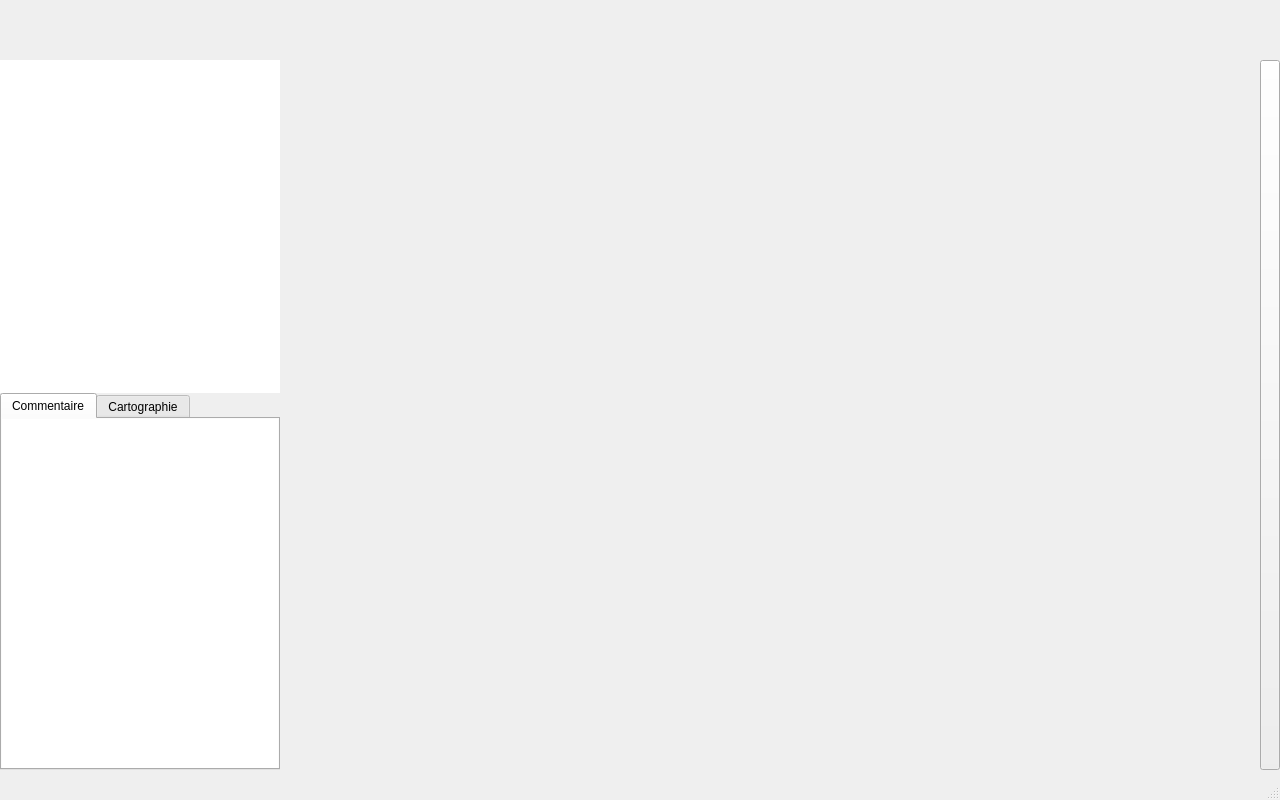
<?xml version="1.0" encoding="UTF-8"?>
<ui version="4.0">
 <class>AssemblyGui</class>
 <widget class="QMainWindow" name="AssemblyGui">
  <property name="geometry">
   <rect>
    <x>0</x>
    <y>0</y>
    <width>1280</width>
    <height>800</height>
   </rect>
  </property>
  <property name="sizePolicy">
   <sizepolicy hsizetype="MinimumExpanding" vsizetype="MinimumExpanding">
    <horstretch>0</horstretch>
    <verstretch>0</verstretch>
   </sizepolicy>
  </property>
  <property name="minimumSize">
   <size>
    <width>1280</width>
    <height>800</height>
   </size>
  </property>
  <property name="windowTitle">
   <string>Matisse 3</string>
  </property>
  <property name="windowIcon">
   <iconset resource="resources/resources.qrc">
    <normaloff>:/png/ifremer-grand.png</normaloff>:/png/ifremer-grand.png</iconset>
  </property>
  <property name="animated">
   <bool>false</bool>
  </property>
  <widget class="QWidget" name="centralwidget">
   <layout class="QVBoxLayout" name="verticalLayout">
    <property name="spacing">
     <number>0</number>
    </property>
    <property name="leftMargin">
     <number>0</number>
    </property>
    <property name="topMargin">
     <number>0</number>
    </property>
    <property name="rightMargin">
     <number>0</number>
    </property>
    <property name="bottomMargin">
     <number>0</number>
    </property>
    <item>
     <widget class="MainControllBar" name="_MCB_controllBar">
      <property name="sizePolicy">
       <sizepolicy hsizetype="Expanding" vsizetype="Fixed">
        <horstretch>0</horstretch>
        <verstretch>0</verstretch>
       </sizepolicy>
      </property>
      <property name="minimumSize">
       <size>
        <width>300</width>
        <height>60</height>
       </size>
      </property>
      <property name="maximumSize">
       <size>
        <width>16777215</width>
        <height>16777215</height>
       </size>
      </property>
      <property name="frameShape">
       <enum>QFrame::NoFrame</enum>
      </property>
      <property name="frameShadow">
       <enum>QFrame::Raised</enum>
      </property>
      <property name="lineWidth">
       <number>0</number>
      </property>
     </widget>
    </item>
    <item>
     <layout class="QHBoxLayout" name="_HLAY_mapCreationView">
      <property name="spacing">
       <number>0</number>
      </property>
      <item>
       <widget class="QSplitter" name="_SPLIT_leftMenu">
        <property name="enabled">
         <bool>true</bool>
        </property>
        <property name="sizePolicy">
         <sizepolicy hsizetype="Fixed" vsizetype="Expanding">
          <horstretch>0</horstretch>
          <verstretch>0</verstretch>
         </sizepolicy>
        </property>
        <property name="minimumSize">
         <size>
          <width>280</width>
          <height>678</height>
         </size>
        </property>
        <property name="maximumSize">
         <size>
          <width>16777215</width>
          <height>16777215</height>
         </size>
        </property>
        <property name="lineWidth">
         <number>0</number>
        </property>
        <property name="orientation">
         <enum>Qt::Vertical</enum>
        </property>
        <property name="handleWidth">
         <number>0</number>
        </property>
        <property name="childrenCollapsible">
         <bool>false</bool>
        </property>
        <widget class="QWidget" name="verticalLayoutWidget">
         <layout class="QVBoxLayout" name="verticalLayout_4">
          <property name="spacing">
           <number>0</number>
          </property>
          <property name="topMargin">
           <number>0</number>
          </property>
          <item>
           <widget class="QTreeWidget" name="_TRW_assemblies">
            <property name="sizePolicy">
             <sizepolicy hsizetype="Expanding" vsizetype="Expanding">
              <horstretch>0</horstretch>
              <verstretch>0</verstretch>
             </sizepolicy>
            </property>
            <property name="minimumSize">
             <size>
              <width>278</width>
              <height>200</height>
             </size>
            </property>
            <property name="maximumSize">
             <size>
              <width>16777215</width>
              <height>16777215</height>
             </size>
            </property>
            <property name="autoFillBackground">
             <bool>true</bool>
            </property>
            <property name="frameShape">
             <enum>QFrame::NoFrame</enum>
            </property>
            <property name="lineWidth">
             <number>0</number>
            </property>
            <property name="horizontalScrollBarPolicy">
             <enum>Qt::ScrollBarAlwaysOff</enum>
            </property>
            <property name="autoScroll">
             <bool>true</bool>
            </property>
            <property name="dragEnabled">
             <bool>true</bool>
            </property>
            <property name="dragDropMode">
             <enum>QAbstractItemView::DragOnly</enum>
            </property>
            <property name="defaultDropAction">
             <enum>Qt::LinkAction</enum>
            </property>
            <property name="alternatingRowColors">
             <bool>true</bool>
            </property>
            <property name="selectionMode">
             <enum>QAbstractItemView::SingleSelection</enum>
            </property>
            <property name="selectionBehavior">
             <enum>QAbstractItemView::SelectRows</enum>
            </property>
            <property name="iconSize">
             <size>
              <width>10</width>
              <height>10</height>
             </size>
            </property>
            <property name="horizontalScrollMode">
             <enum>QAbstractItemView::ScrollPerPixel</enum>
            </property>
            <property name="indentation">
             <number>20</number>
            </property>
            <property name="uniformRowHeights">
             <bool>true</bool>
            </property>
            <property name="itemsExpandable">
             <bool>true</bool>
            </property>
            <property name="headerHidden">
             <bool>true</bool>
            </property>
            <property name="columnCount">
             <number>1</number>
            </property>
            <attribute name="headerVisible">
             <bool>false</bool>
            </attribute>
            <attribute name="headerMinimumSectionSize">
             <number>100</number>
            </attribute>
            <column>
             <property name="text">
              <string notr="true">1</string>
             </property>
            </column>
           </widget>
          </item>
         </layout>
        </widget>
        <widget class="QStackedWidget" name="_SW_helperTabSets">
         <property name="sizePolicy">
          <sizepolicy hsizetype="Expanding" vsizetype="Expanding">
           <horstretch>0</horstretch>
           <verstretch>0</verstretch>
          </sizepolicy>
         </property>
         <property name="minimumSize">
          <size>
           <width>280</width>
           <height>200</height>
          </size>
         </property>
         <property name="maximumSize">
          <size>
           <width>16777215</width>
           <height>16777215</height>
          </size>
         </property>
         <property name="lineWidth">
          <number>0</number>
         </property>
         <property name="currentIndex">
          <number>0</number>
         </property>
         <widget class="QWidget" name="_WID_mapViewTabSet">
          <property name="sizePolicy">
           <sizepolicy hsizetype="Expanding" vsizetype="Expanding">
            <horstretch>0</horstretch>
            <verstretch>0</verstretch>
           </sizepolicy>
          </property>
          <property name="minimumSize">
           <size>
            <width>280</width>
            <height>200</height>
           </size>
          </property>
          <property name="maximumSize">
           <size>
            <width>16777215</width>
            <height>16777215</height>
           </size>
          </property>
          <layout class="QGridLayout" name="gridLayout_9">
           <property name="leftMargin">
            <number>0</number>
           </property>
           <property name="topMargin">
            <number>0</number>
           </property>
           <property name="rightMargin">
            <number>0</number>
           </property>
           <property name="bottomMargin">
            <number>0</number>
           </property>
           <property name="spacing">
            <number>0</number>
           </property>
           <item row="0" column="0">
            <widget class="MatisseTabWidget" name="_TW_mapViewTabs">
             <property name="sizePolicy">
              <sizepolicy hsizetype="Expanding" vsizetype="Expanding">
               <horstretch>0</horstretch>
               <verstretch>0</verstretch>
              </sizepolicy>
             </property>
             <property name="minimumSize">
              <size>
               <width>280</width>
               <height>200</height>
              </size>
             </property>
             <property name="maximumSize">
              <size>
               <width>16777215</width>
               <height>16777215</height>
              </size>
             </property>
             <property name="currentIndex">
              <number>0</number>
             </property>
             <property name="elideMode">
              <enum>Qt::ElideNone</enum>
             </property>
             <widget class="QWidget" name="_TABW_properties">
              <property name="sizePolicy">
               <sizepolicy hsizetype="Expanding" vsizetype="Expanding">
                <horstretch>0</horstretch>
                <verstretch>0</verstretch>
               </sizepolicy>
              </property>
              <property name="minimumSize">
               <size>
                <width>280</width>
                <height>150</height>
               </size>
              </property>
              <property name="maximumSize">
               <size>
                <width>16777215</width>
                <height>16777215</height>
               </size>
              </property>
              <attribute name="title">
               <string>Commentaire</string>
              </attribute>
              <layout class="QGridLayout" name="gridLayout_3">
               <property name="leftMargin">
                <number>0</number>
               </property>
               <property name="topMargin">
                <number>0</number>
               </property>
               <property name="rightMargin">
                <number>0</number>
               </property>
               <property name="bottomMargin">
                <number>0</number>
               </property>
               <property name="spacing">
                <number>0</number>
               </property>
               <item row="0" column="0">
                <widget class="QTreeWidget" name="_TRW_assemblyInfo">
                 <property name="sizePolicy">
                  <sizepolicy hsizetype="Expanding" vsizetype="Expanding">
                   <horstretch>0</horstretch>
                   <verstretch>0</verstretch>
                  </sizepolicy>
                 </property>
                 <property name="minimumSize">
                  <size>
                   <width>280</width>
                   <height>150</height>
                  </size>
                 </property>
                 <property name="maximumSize">
                  <size>
                   <width>16777215</width>
                   <height>16777215</height>
                  </size>
                 </property>
                 <property name="frameShape">
                  <enum>QFrame::NoFrame</enum>
                 </property>
                 <property name="lineWidth">
                  <number>0</number>
                 </property>
                 <property name="horizontalScrollBarPolicy">
                  <enum>Qt::ScrollBarAlwaysOff</enum>
                 </property>
                 <property name="autoScroll">
                  <bool>false</bool>
                 </property>
                 <property name="autoScrollMargin">
                  <number>0</number>
                 </property>
                 <property name="alternatingRowColors">
                  <bool>true</bool>
                 </property>
                 <property name="selectionMode">
                  <enum>QAbstractItemView::NoSelection</enum>
                 </property>
                 <property name="indentation">
                  <number>0</number>
                 </property>
                 <property name="wordWrap">
                  <bool>true</bool>
                 </property>
                 <property name="columnCount">
                  <number>2</number>
                 </property>
                 <attribute name="headerVisible">
                  <bool>false</bool>
                 </attribute>
                 <attribute name="headerDefaultSectionSize">
                  <number>100</number>
                 </attribute>
                 <attribute name="headerMinimumSectionSize">
                  <number>100</number>
                 </attribute>
                 <column>
                  <property name="text">
                   <string notr="true">Champ</string>
                  </property>
                 </column>
                 <column>
                  <property name="text">
                   <string>Valeur</string>
                  </property>
                 </column>
                </widget>
               </item>
              </layout>
             </widget>
             <widget class="QWidget" name="_TABW_mapLayers">
              <property name="sizePolicy">
               <sizepolicy hsizetype="Expanding" vsizetype="Expanding">
                <horstretch>0</horstretch>
                <verstretch>0</verstretch>
               </sizepolicy>
              </property>
              <property name="minimumSize">
               <size>
                <width>280</width>
                <height>150</height>
               </size>
              </property>
              <property name="maximumSize">
               <size>
                <width>16777215</width>
                <height>16777215</height>
               </size>
              </property>
              <attribute name="title">
               <string>Cartographie</string>
              </attribute>
              <layout class="QGridLayout" name="gridLayout_7">
               <property name="leftMargin">
                <number>0</number>
               </property>
               <property name="topMargin">
                <number>0</number>
               </property>
               <property name="rightMargin">
                <number>0</number>
               </property>
               <property name="bottomMargin">
                <number>0</number>
               </property>
               <property name="spacing">
                <number>0</number>
               </property>
               <item row="0" column="1">
                <widget class="QListWidget" name="_LW_mapLayers">
                 <property name="sizePolicy">
                  <sizepolicy hsizetype="Expanding" vsizetype="Expanding">
                   <horstretch>0</horstretch>
                   <verstretch>0</verstretch>
                  </sizepolicy>
                 </property>
                 <property name="minimumSize">
                  <size>
                   <width>280</width>
                   <height>150</height>
                  </size>
                 </property>
                 <property name="maximumSize">
                  <size>
                   <width>16777215</width>
                   <height>16777215</height>
                  </size>
                 </property>
                 <property name="frameShape">
                  <enum>QFrame::NoFrame</enum>
                 </property>
                 <property name="lineWidth">
                  <number>0</number>
                 </property>
                </widget>
               </item>
              </layout>
             </widget>
            </widget>
           </item>
          </layout>
         </widget>
         <widget class="QWidget" name="_WID_creationViewTabSet">
          <property name="sizePolicy">
           <sizepolicy hsizetype="Expanding" vsizetype="Expanding">
            <horstretch>0</horstretch>
            <verstretch>0</verstretch>
           </sizepolicy>
          </property>
          <property name="minimumSize">
           <size>
            <width>280</width>
            <height>200</height>
           </size>
          </property>
          <property name="maximumSize">
           <size>
            <width>16777215</width>
            <height>16777215</height>
           </size>
          </property>
          <layout class="QGridLayout" name="gridLayout_8">
           <property name="leftMargin">
            <number>0</number>
           </property>
           <property name="topMargin">
            <number>0</number>
           </property>
           <property name="rightMargin">
            <number>0</number>
           </property>
           <property name="bottomMargin">
            <number>0</number>
           </property>
           <property name="spacing">
            <number>0</number>
           </property>
           <item row="0" column="0">
            <widget class="MatisseTabWidget" name="_TW_creationViewTabs">
             <property name="sizePolicy">
              <sizepolicy hsizetype="Expanding" vsizetype="Expanding">
               <horstretch>0</horstretch>
               <verstretch>0</verstretch>
              </sizepolicy>
             </property>
             <property name="minimumSize">
              <size>
               <width>280</width>
               <height>200</height>
              </size>
             </property>
             <property name="maximumSize">
              <size>
               <width>16777215</width>
               <height>16777215</height>
              </size>
             </property>
             <property name="currentIndex">
              <number>0</number>
             </property>
             <property name="elideMode">
              <enum>Qt::ElideNone</enum>
             </property>
             <widget class="QWidget" name="_TABW_inputs">
              <property name="sizePolicy">
               <sizepolicy hsizetype="Expanding" vsizetype="Expanding">
                <horstretch>0</horstretch>
                <verstretch>0</verstretch>
               </sizepolicy>
              </property>
              <property name="minimumSize">
               <size>
                <width>280</width>
                <height>150</height>
               </size>
              </property>
              <property name="maximumSize">
               <size>
                <width>16777215</width>
                <height>16777215</height>
               </size>
              </property>
              <attribute name="title">
               <string>Sources</string>
              </attribute>
              <layout class="QGridLayout" name="gridLayout_4">
               <property name="leftMargin">
                <number>0</number>
               </property>
               <property name="topMargin">
                <number>5</number>
               </property>
               <property name="rightMargin">
                <number>0</number>
               </property>
               <property name="bottomMargin">
                <number>0</number>
               </property>
               <property name="spacing">
                <number>0</number>
               </property>
               <item row="0" column="0">
                <widget class="QListWidget" name="_LW_inputs">
                 <property name="sizePolicy">
                  <sizepolicy hsizetype="Expanding" vsizetype="Expanding">
                   <horstretch>0</horstretch>
                   <verstretch>0</verstretch>
                  </sizepolicy>
                 </property>
                 <property name="minimumSize">
                  <size>
                   <width>280</width>
                   <height>150</height>
                  </size>
                 </property>
                 <property name="maximumSize">
                  <size>
                   <width>16777215</width>
                   <height>16777215</height>
                  </size>
                 </property>
                 <property name="frameShape">
                  <enum>QFrame::NoFrame</enum>
                 </property>
                 <property name="lineWidth">
                  <number>0</number>
                 </property>
                 <property name="dragDropMode">
                  <enum>QAbstractItemView::DragOnly</enum>
                 </property>
                 <property name="defaultDropAction">
                  <enum>Qt::CopyAction</enum>
                 </property>
                 <property name="alternatingRowColors">
                  <bool>true</bool>
                 </property>
                 <property name="selectionBehavior">
                  <enum>QAbstractItemView::SelectRows</enum>
                 </property>
                 <property name="iconSize">
                  <size>
                   <width>50</width>
                   <height>60</height>
                  </size>
                 </property>
                 <property name="gridSize">
                  <size>
                   <width>0</width>
                   <height>60</height>
                  </size>
                 </property>
                 <property name="uniformItemSizes">
                  <bool>true</bool>
                 </property>
                 <property name="selectionRectVisible">
                  <bool>true</bool>
                 </property>
                </widget>
               </item>
              </layout>
             </widget>
             <widget class="QWidget" name="_TABW_processors">
              <property name="sizePolicy">
               <sizepolicy hsizetype="Expanding" vsizetype="Expanding">
                <horstretch>0</horstretch>
                <verstretch>0</verstretch>
               </sizepolicy>
              </property>
              <property name="minimumSize">
               <size>
                <width>280</width>
                <height>150</height>
               </size>
              </property>
              <property name="maximumSize">
               <size>
                <width>16777215</width>
                <height>16777215</height>
               </size>
              </property>
              <attribute name="title">
               <string>Processeurs</string>
              </attribute>
              <layout class="QGridLayout" name="gridLayout_5">
               <property name="leftMargin">
                <number>0</number>
               </property>
               <property name="topMargin">
                <number>5</number>
               </property>
               <property name="rightMargin">
                <number>0</number>
               </property>
               <property name="bottomMargin">
                <number>0</number>
               </property>
               <property name="spacing">
                <number>0</number>
               </property>
               <item row="0" column="0">
                <widget class="QListWidget" name="_LW_processors">
                 <property name="sizePolicy">
                  <sizepolicy hsizetype="Expanding" vsizetype="Expanding">
                   <horstretch>0</horstretch>
                   <verstretch>0</verstretch>
                  </sizepolicy>
                 </property>
                 <property name="minimumSize">
                  <size>
                   <width>280</width>
                   <height>150</height>
                  </size>
                 </property>
                 <property name="maximumSize">
                  <size>
                   <width>16777215</width>
                   <height>16777215</height>
                  </size>
                 </property>
                 <property name="frameShape">
                  <enum>QFrame::NoFrame</enum>
                 </property>
                 <property name="lineWidth">
                  <number>0</number>
                 </property>
                 <property name="dragDropMode">
                  <enum>QAbstractItemView::DragOnly</enum>
                 </property>
                 <property name="defaultDropAction">
                  <enum>Qt::CopyAction</enum>
                 </property>
                 <property name="alternatingRowColors">
                  <bool>true</bool>
                 </property>
                 <property name="selectionBehavior">
                  <enum>QAbstractItemView::SelectRows</enum>
                 </property>
                 <property name="iconSize">
                  <size>
                   <width>50</width>
                   <height>60</height>
                  </size>
                 </property>
                 <property name="gridSize">
                  <size>
                   <width>0</width>
                   <height>60</height>
                  </size>
                 </property>
                 <property name="uniformItemSizes">
                  <bool>true</bool>
                 </property>
                 <property name="selectionRectVisible">
                  <bool>true</bool>
                 </property>
                </widget>
               </item>
              </layout>
             </widget>
             <widget class="QWidget" name="_TABW_outputs">
              <property name="sizePolicy">
               <sizepolicy hsizetype="Expanding" vsizetype="Expanding">
                <horstretch>0</horstretch>
                <verstretch>0</verstretch>
               </sizepolicy>
              </property>
              <property name="minimumSize">
               <size>
                <width>280</width>
                <height>150</height>
               </size>
              </property>
              <property name="maximumSize">
               <size>
                <width>16777215</width>
                <height>16777215</height>
               </size>
              </property>
              <attribute name="title">
               <string>Destination</string>
              </attribute>
              <layout class="QGridLayout" name="gridLayout_6">
               <property name="leftMargin">
                <number>0</number>
               </property>
               <property name="topMargin">
                <number>5</number>
               </property>
               <property name="rightMargin">
                <number>0</number>
               </property>
               <property name="bottomMargin">
                <number>0</number>
               </property>
               <property name="spacing">
                <number>0</number>
               </property>
               <item row="0" column="0">
                <widget class="QListWidget" name="_LW_outputs">
                 <property name="minimumSize">
                  <size>
                   <width>280</width>
                   <height>150</height>
                  </size>
                 </property>
                 <property name="maximumSize">
                  <size>
                   <width>16777215</width>
                   <height>16777215</height>
                  </size>
                 </property>
                 <property name="frameShape">
                  <enum>QFrame::NoFrame</enum>
                 </property>
                 <property name="lineWidth">
                  <number>0</number>
                 </property>
                 <property name="dragDropMode">
                  <enum>QAbstractItemView::DragOnly</enum>
                 </property>
                 <property name="defaultDropAction">
                  <enum>Qt::CopyAction</enum>
                 </property>
                 <property name="alternatingRowColors">
                  <bool>true</bool>
                 </property>
                 <property name="selectionBehavior">
                  <enum>QAbstractItemView::SelectRows</enum>
                 </property>
                 <property name="iconSize">
                  <size>
                   <width>50</width>
                   <height>60</height>
                  </size>
                 </property>
                 <property name="gridSize">
                  <size>
                   <width>0</width>
                   <height>60</height>
                  </size>
                 </property>
                 <property name="uniformItemSizes">
                  <bool>true</bool>
                 </property>
                 <property name="selectionRectVisible">
                  <bool>true</bool>
                 </property>
                </widget>
               </item>
              </layout>
             </widget>
            </widget>
           </item>
          </layout>
         </widget>
        </widget>
       </widget>
      </item>
      <item>
       <widget class="QWidget" name="_WID_workViewContainer" native="true">
        <property name="sizePolicy">
         <sizepolicy hsizetype="Expanding" vsizetype="Expanding">
          <horstretch>0</horstretch>
          <verstretch>0</verstretch>
         </sizepolicy>
        </property>
        <layout class="QGridLayout" name="gridLayout_2">
         <property name="leftMargin">
          <number>0</number>
         </property>
         <property name="topMargin">
          <number>0</number>
         </property>
         <property name="rightMargin">
          <number>0</number>
         </property>
         <property name="bottomMargin">
          <number>0</number>
         </property>
         <property name="spacing">
          <number>0</number>
         </property>
         <item row="0" column="0">
          <widget class="QStackedWidget" name="_SW_viewStack">
           <property name="sizePolicy">
            <sizepolicy hsizetype="Expanding" vsizetype="Expanding">
             <horstretch>100</horstretch>
             <verstretch>100</verstretch>
            </sizepolicy>
           </property>
           <property name="minimumSize">
            <size>
             <width>580</width>
             <height>710</height>
            </size>
           </property>
           <property name="sizeIncrement">
            <size>
             <width>0</width>
             <height>0</height>
            </size>
           </property>
           <property name="baseSize">
            <size>
             <width>0</width>
             <height>0</height>
            </size>
           </property>
           <property name="lineWidth">
            <number>0</number>
           </property>
           <property name="currentIndex">
            <number>1</number>
           </property>
           <widget class="UserFormWidget" name="_WID_mapViewSceneContainer">
            <property name="sizePolicy">
             <sizepolicy hsizetype="Expanding" vsizetype="Expanding">
              <horstretch>0</horstretch>
              <verstretch>0</verstretch>
             </sizepolicy>
            </property>
            <property name="minimumSize">
             <size>
              <width>580</width>
              <height>710</height>
             </size>
            </property>
           </widget>
           <widget class="MatisseServer::ExpertFormWidget" name="_WID_creationSceneContainer">
            <property name="sizePolicy">
             <sizepolicy hsizetype="Expanding" vsizetype="Expanding">
              <horstretch>0</horstretch>
              <verstretch>0</verstretch>
             </sizepolicy>
            </property>
            <property name="minimumSize">
             <size>
              <width>580</width>
              <height>710</height>
             </size>
            </property>
           </widget>
          </widget>
         </item>
        </layout>
       </widget>
      </item>
      <item>
       <widget class="QScrollArea" name="_SCA_parametersDock">
        <property name="sizePolicy">
         <sizepolicy hsizetype="Fixed" vsizetype="Expanding">
          <horstretch>0</horstretch>
          <verstretch>0</verstretch>
         </sizepolicy>
        </property>
        <property name="minimumSize">
         <size>
          <width>400</width>
          <height>0</height>
         </size>
        </property>
        <property name="frameShape">
         <enum>QFrame::NoFrame</enum>
        </property>
        <property name="lineWidth">
         <number>0</number>
        </property>
        <property name="widgetResizable">
         <bool>true</bool>
        </property>
        <widget class="QWidget" name="scrollAreaWidgetContents">
         <property name="geometry">
          <rect>
           <x>0</x>
           <y>0</y>
           <width>400</width>
           <height>708</height>
          </rect>
         </property>
        </widget>
       </widget>
      </item>
      <item>
       <widget class="MatisseServer::ParametersFoldButton" name="_PB_parameterFold">
        <property name="sizePolicy">
         <sizepolicy hsizetype="Fixed" vsizetype="Expanding">
          <horstretch>0</horstretch>
          <verstretch>0</verstretch>
         </sizepolicy>
        </property>
        <property name="minimumSize">
         <size>
          <width>20</width>
          <height>0</height>
         </size>
        </property>
        <property name="maximumSize">
         <size>
          <width>20</width>
          <height>16777215</height>
         </size>
        </property>
        <property name="toolTip">
         <string>Deplier la fenetre de parametrage</string>
        </property>
        <property name="text">
         <string/>
        </property>
        <property name="icon">
         <iconset resource="icons.qrc">
          <normaloff>:/qss_icons/icons/Roue.svg</normaloff>:/qss_icons/icons/Roue.svg</iconset>
        </property>
       </widget>
      </item>
     </layout>
    </item>
   </layout>
  </widget>
  <widget class="QStatusBar" name="statusbar">
   <property name="sizePolicy">
    <sizepolicy hsizetype="Expanding" vsizetype="Fixed">
     <horstretch>0</horstretch>
     <verstretch>0</verstretch>
    </sizepolicy>
   </property>
   <property name="minimumSize">
    <size>
     <width>1280</width>
     <height>30</height>
    </size>
   </property>
   <property name="maximumSize">
    <size>
     <width>16777215</width>
     <height>30</height>
    </size>
   </property>
   <property name="layoutDirection">
    <enum>Qt::LeftToRight</enum>
   </property>
  </widget>
 </widget>
 <customwidgets>
  <customwidget>
   <class>UserFormWidget</class>
   <extends>QWidget</extends>
   <header>UserFormWidget.h</header>
  </customwidget>
  <customwidget>
   <class>MainControllBar</class>
   <extends>QFrame</extends>
   <header>MainControllBar.h</header>
   <container>1</container>
  </customwidget>
  <customwidget>
   <class>MatisseTabWidget</class>
   <extends>QTabWidget</extends>
   <header>MatisseTabWidget.h</header>
   <container>1</container>
  </customwidget>
  <customwidget>
   <class>MatisseServer::ExpertFormWidget</class>
   <extends>QWidget</extends>
   <header>ExpertFormWidget.h</header>
   <container>1</container>
  </customwidget>
  <customwidget>
   <class>MatisseServer::ParametersFoldButton</class>
   <extends>QPushButton</extends>
   <header>ParametersFoldButton.h</header>
  </customwidget>
 </customwidgets>
 <resources>
  <include location="icons.qrc"/>
  <include location="resources/resources.qrc"/>
 </resources>
 <connections/>
</ui>
